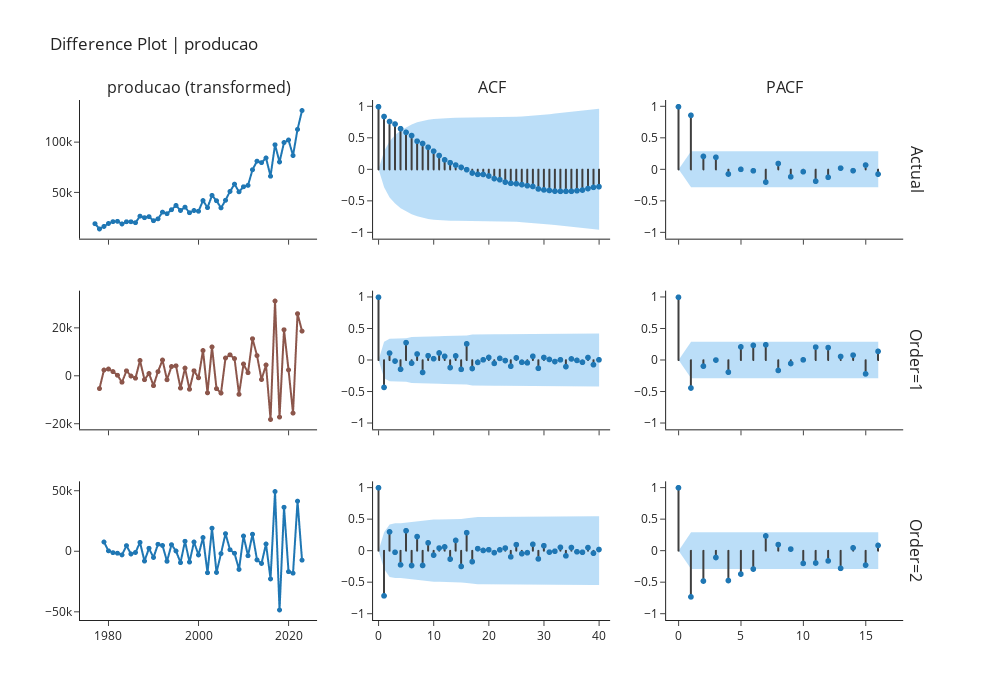

The code cell stored with this chart in its notebook:
### Markdown cell above
## Difference Plot Using Order

### Code cell
exp.plot_model(plot="diff", 
               data_kwargs={"order_list": [1, 2], "acf": True, "pacf": True},
               fig_kwargs = {"height":700,"width":1000,"template": "simple_white","hoverinfo":"skip","big_data_threshold":50})
